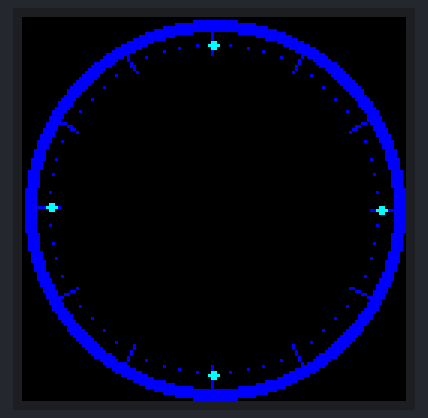
The sketch below on a simulated Arduino Uno, built with avr-gcc and run on an emulated ATmega328P. On the bench: 128×128 colour display.

Above: at 0.3 s.
At 4.3 s:
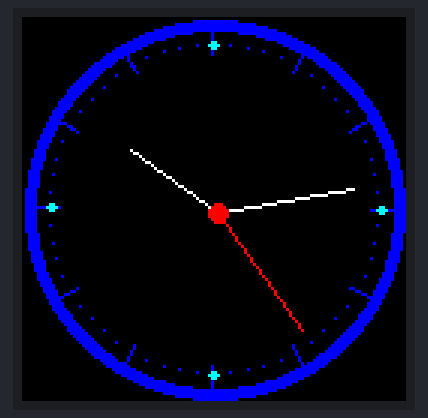
At 9.3 s:
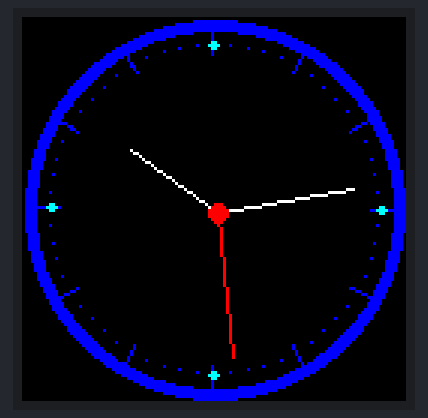
At 19.3 s:
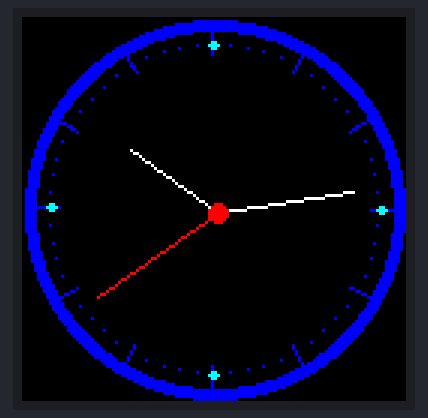
At 28.3 s:
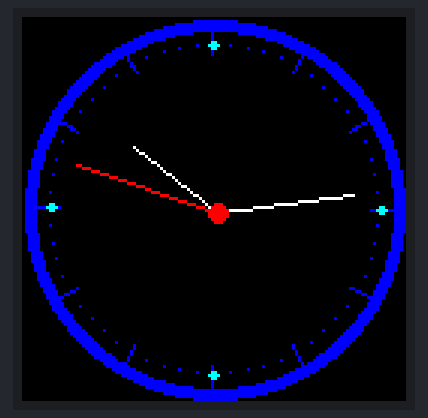
At 38.3 s:
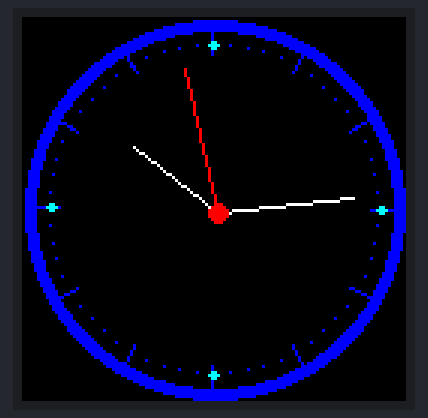

The sketch:

RelojTFT.ino
```cpp
#include <SPI.h>
#include <Adafruit_GFX.h>
#include <TFT_ILI9163C.h>

// Color definitions
#define	BLACK   0x0000
#define	BLUE    0x001F
#define	RED     0xF800
#define	GREEN   0x07E0
#define CYAN    0x07FF
#define MAGENTA 0xF81F
#define YELLOW  0xFFE0
#define WHITE   0xFFFF

/*
Teensy3.x and Arduino's
You are using 4 wire SPI here, so:
 MOSI:  11//Teensy3.x/Arduino UNO (for MEGA/DUE refere to arduino site)
 MISO:  12//Teensy3.x/Arduino UNO (for MEGA/DUE refere to arduino site)
 SCK:   13//Teensy3.x/Arduino UNO (for MEGA/DUE refere to arduino site)
 the rest of pin below:
 */
#define __CS 2
#define __DC 4
TFT_ILI9163C tft = TFT_ILI9163C(__CS, __DC);

uint16_t ccenterx,ccentery;//center x,y of the clock
const uint16_t cradius = 63;//radius of the clock
const float scosConst = 0.0174532925;
float sx = 0, sy = 1, mx = 1, my = 0, hx = -1, hy = 0;
float sdeg=0, mdeg=0, hdeg=0;
uint16_t osx,osy,omx,omy,ohx,ohy;
uint16_t x0 = 0, x1 = 0, yy0 = 0, yy1 = 0;
uint32_t targetTime = 0;// for next 1 second timeout
uint8_t hh,mm,ss;  //containers for current time


void drawClockFace(){
  tft.fillCircle(ccenterx, ccentery, cradius, BLUE);
  tft.fillCircle(ccenterx, ccentery, cradius-4, BLACK);
  // Draw 12 lines
  for(int i = 0; i<360; i+= 30) {
    sx = cos((i-90)*scosConst);
    sy = sin((i-90)*scosConst);
    x0 = sx*(cradius-4)+ccenterx;
    yy0 = sy*(cradius-4)+ccentery;
    x1 = sx*(cradius-11)+ccenterx;
    yy1 = sy*(cradius-11)+ccentery;
    tft.drawLine(x0, yy0, x1, yy1, BLUE);
  }

  // Draw 60 dots
  for(int i = 0; i<360; i+= 6) {
    sx = cos((i-90)*0.0174532925);
    sy = sin((i-90)*0.0174532925);
    x0 = sx*55+64;
    yy0 = sy*55+64;

    tft.drawPixel(x0, yy0, BLUE);
    if(i==0 || i==180) tft.fillCircle(x0, yy0, 1, CYAN);
    if(i==0 || i==180) tft.fillCircle(x0+1, yy0, 1, CYAN);
    if(i==90 || i==270) tft.fillCircle(x0, yy0, 1, CYAN);
    if(i==90 || i==270) tft.fillCircle(x0+1, yy0, 1, CYAN);
  }
}

static uint8_t conv2d(const char* p) {
  uint8_t v = 0;
  if ('0' <= *p && *p <= '9') v = *p - '0';
  return 10 * v + *++p - '0';
}

void setup(void) {
  tft.begin();

  tft.setTextColor(WHITE, BLACK);
  ccenterx = tft.width()/2;
  ccentery = tft.height()/2;
  osx = ccenterx;
  osy = ccentery;
  omx = ccenterx;
  omy = ccentery;
  ohx = ccenterx;
  ohy = ccentery;
  drawClockFace();// Draw clock face
  //get current time from compiler
  hh = conv2d(__TIME__);
  mm = conv2d(__TIME__+3);
  ss = conv2d(__TIME__+6);
  targetTime = millis() + 1000;
}

void drawClockHands(uint8_t h,uint8_t m,uint8_t s){
  // Pre-compute hand degrees, x & y coords for a fast screen update
  sdeg = s * 6;                  // 0-59 -> 0-354
  mdeg = m * 6 + sdeg * 0.01666667;  // 0-59 -> 0-360 - includes seconds
  hdeg = h * 30 + mdeg * 0.0833333;  // 0-11 -> 0-360 - includes minutes and seconds
  hx = cos((hdeg-90)*scosConst);
  hy = sin((hdeg-90)*scosConst);
  mx = cos((mdeg-90)*scosConst);
  my = sin((mdeg-90)*scosConst);
  sx = cos((sdeg-90)*scosConst);
  sy = sin((sdeg-90)*scosConst);

  // Erase just old hand positions
  tft.drawLine(ohx, ohy, ccenterx+1, ccentery+1, BLACK);
  tft.drawLine(omx, omy, ccenterx+1, ccentery+1, BLACK);
  tft.drawLine(osx, osy, ccenterx+1, ccentery+1, BLACK);
  // Draw new hand positions
  tft.drawLine(hx*(cradius-28)+ccenterx+1, hy*(cradius-28)+ccentery+1, ccenterx+1, ccentery+1, WHITE);
  tft.drawLine(mx*(cradius-17)+ccenterx+1, my*(cradius-17)+ccentery+1, ccenterx+1, ccentery+1, WHITE);
  tft.drawLine(sx*(cradius-14)+ccenterx+1, sy*(cradius-14)+ccentery+1, ccenterx+1, ccentery+1, RED);
  tft.fillCircle(ccenterx+1, ccentery+1, 3, RED);

  // Update old x&y coords
  osx = sx*(cradius-14)+ccenterx+1;
  osy = sy*(cradius-14)+ccentery+1;
  omx = mx*(cradius-17)+ccenterx+1;
  omy = my*(cradius-17)+ccentery+1;
  ohx = hx*(cradius-28)+ccenterx+1;
  ohy = hy*(cradius-28)+ccentery+1;
}


void loop() {
  if (targetTime < millis()) {
    targetTime = millis()+1000;
    ss++;
    if (ss == 60) {
      ss = 0;
      mm++;
      if(mm > 59) {
        mm = 0;
        hh++;
        if (hh > 23) hh = 0;
      }
    }
    drawClockHands(hh,mm,ss);

  }
}
```

Measured:
- what the display in image 1 shows lasts 1.0 s, from 4.2 s to 5.2 s
